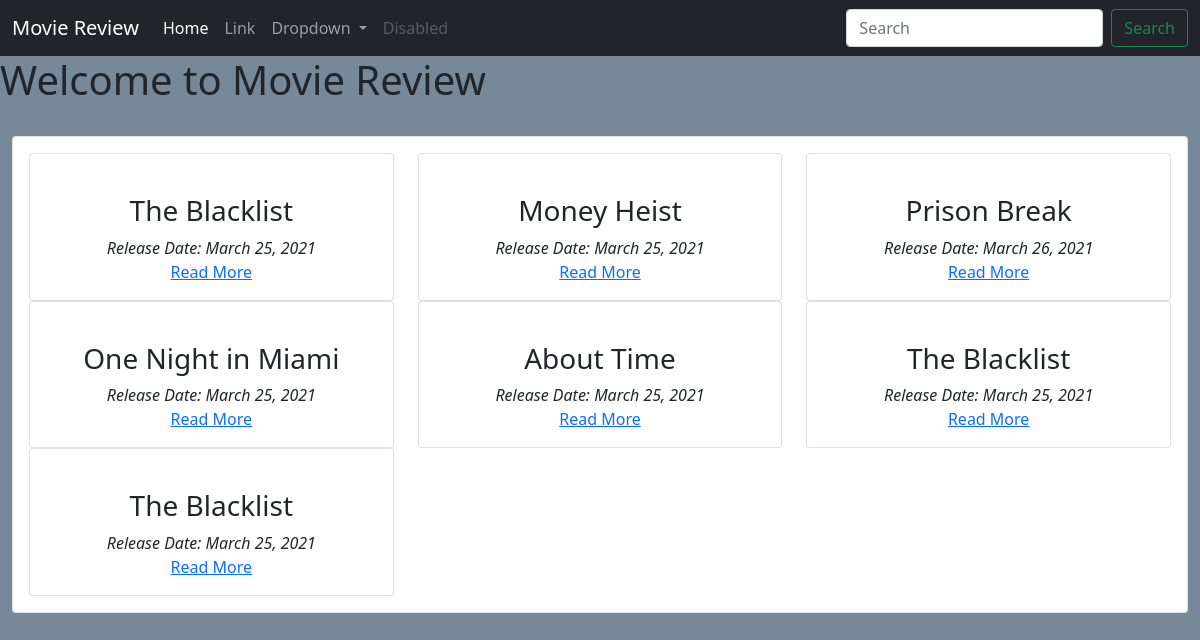
Before: / with the older database file.
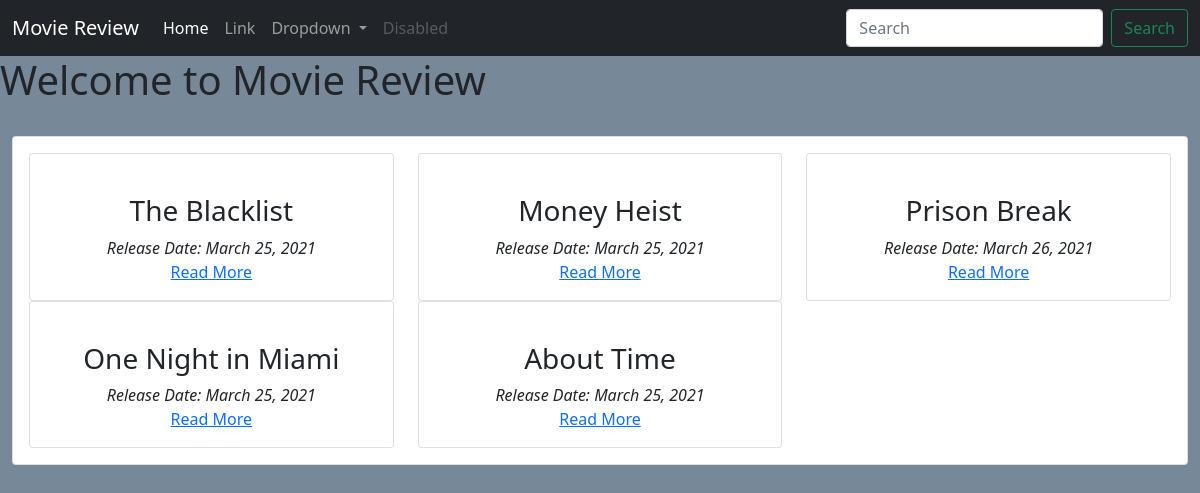
After: the same page with the newer database file.
### main/models.py (models this page shows, shortened)
class Movie(models.Model):
    name = models.CharField(max_length=250)
    director = models.CharField(max_length=100)
    cast = models.CharField(max_length=1000)
    description = models.TextField(max_length=6000)
    release_date = models.DateField()
    averageRating = models.FloatField(default=0)
    image = models.URLField(default=None, null=True)

### main/views.py (the view)
# urls.py: path('', views.home, name='home'),
def home(request):
    allMovies = Movie.objects.all()
    context = {
        "movies": allMovies,
    }
    return render( request,'main/index.html', context)

### main/templates/main/index.html (shortened to what this page needs)
{% extends 'main/base.html' %}
{% block content %}
<div class="container-fluid">
    <br>
    <div class="card">
        <div class="card-body">
            <div class="row">
                {% for movie in movies %}
                <div class="col-md-4">
                    <div class="card">
                        <div class="card-body text-center">
                            <h3 class="text-center">{{ movie.name }}</h3>
                            <div class="text-center">
                                <i class="text-center">Release Date: {{ movie.release_date}}</i>
                            </div>
                            <a href="{% url 'main:details' movie.id %}">Read More</a>
                        </div>
                    </div>
                </div>
                {% endfor %}
            </div>
        </div>
    </div>
</div>
{% endblock %}

### main/templates/main/base.html (shortened to what this page needs)
<!doctype html>
<html lang="en">
  <head>
    <link href="https://cdn.jsdelivr.net/npm/bootstrap@5.0.0-beta3/dist/css/bootstrap.min.css" rel="stylesheet">
    {% load staticfiles %}
    <link rel="stylesheet" href="{% static 'css/main.css' %}">
  </head>
  <body>
    <nav class="navbar navbar-expand-lg navbar-dark bg-dark text-white">
        <div class="container-fluid">
          <a class="navbar-brand" href="#">Movie Review</a>
          <div class="collapse navbar-collapse" id="navbarSupportedContent">
            <ul class="navbar-nav me-auto mb-2 mb-lg-0">
              <li class="nav-item">
                <a class="nav-link active" aria-current="page" href="#">Home</a>
              </li>
              <li class="nav-item">
                <a class="nav-link" href="#">Link</a>
              </li>
              <li class="nav-item dropdown">
                <a class="nav-link dropdown-toggle" href="#" id="navbarDropdown" role="button" data-bs-toggle="dropdown" aria-expanded="false">
                  Dropdown
                </a>
              </li>
              <li class="nav-item">
                <a class="nav-link disabled" href="#" tabindex="-1" aria-disabled="true">Disabled</a>
              </li>
            </ul>
            <form class="d-flex">
              <input class="form-control me-2" type="search" placeholder="Search" aria-label="Search">
              <button class="btn btn-outline-success" type="submit">Search</button>
            </form>
          </div>
        </div>
      </nav>
    <h1>Welcome to Movie Review</h1>
    {% block content%}
    {% endblock %}
  </body>
</html>

### main/static/css/main.css (style rules this page uses)
body { background-color: lightslategray; }

Changed rows visible on the page:
removed Movie: name "The Blacklist", release_date "March 25, 2021"
removed Movie: name "The Blacklist", release_date "March 25, 2021"
